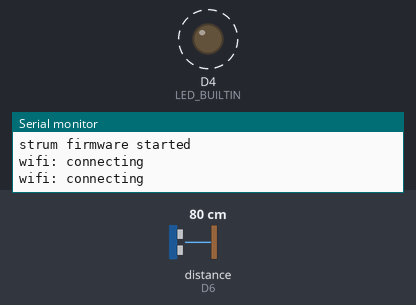
Bench run of a sketch on a simulated ESP8266 (NodeMCU). Shown: output pins drawn as LEDs (lit = HIGH, except the on-board LED, lit = LOW), the last lines printed to the serial monitor. Wiring (inferred from the names in the program): ultrasonic range finder: trigger D5; echo D6. Dashed ring = blinking. The test bench sets the inputs (shaded band); at power-on: distance to the obstacle (sensor on D6) 80 cm. The echo pulse lasts 58.3 µs per cm; WiFi joins after 1.5 s; servers stay silent unless stated; no MQTT or app messages arrive unless stated; pins used as bus, display or sensor lines are not drawn.

Above: at 1.27 s.
1.3 s: distance to the obstacle (sensor on D6) set to 64 cm
At 2.2 s:
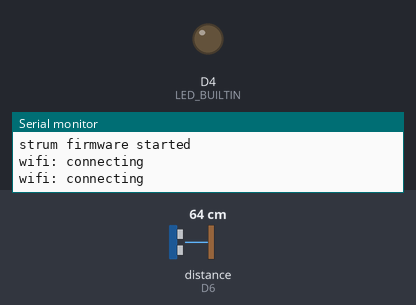
At 3.1 s:
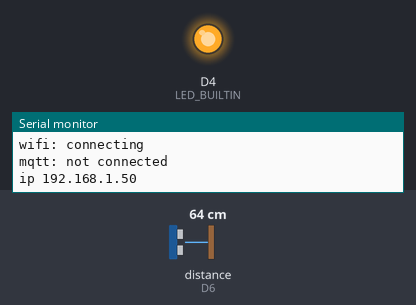
4.3 s: distance to the obstacle (sensor on D6) set to 56 cm
Timing chart, 0 to 7.3 s (numbered marks = the images above; inputs shaded):
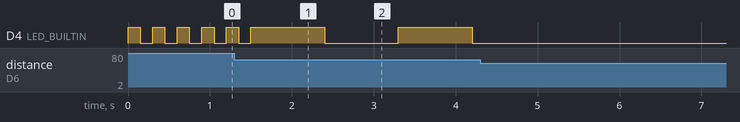

The sketch:

strum_firmware.ino
```cpp
#include <ESP8266WiFi.h>
#include <PubSubClient.h>
#include "secrets.h"

const unsigned long SAMPLE_MS   = 25;
const float STRUM_SPEED         = 60.0;
const unsigned long LOCKOUT_MS  = 150;
const float MIN_DIST_CM         = 3.0;
const float MAX_DIST_CM         = 60.0;
const float SMOOTH              = 0.5;
const int   VEL_WINDOW          = 3;
const bool  DEBUG_PRINT         = true;

const int TRIG_PIN = D5;
const int ECHO_PIN = D6;

WiFiClient wifi;
PubSubClient mqtt(wifi);

float dist = -1;
float rawHist[3];
int rawCount = 0;
float distHist[VEL_WINDOW + 1];
unsigned long timeHist[VEL_WINDOW + 1];
int histCount = 0;
unsigned long lastSample = 0;
unsigned long lastStrum = 0;
unsigned long lastMqttTry = 0;
unsigned long lastWifiTry = 0;
unsigned long lastStatus = 0;
unsigned long lastDebug = 0;
unsigned long lastDist = 0;
unsigned long ledBlink = 0;
unsigned long strumFlashUntil = 0;

String topicStrum, topicStatus, topicDist;

float readDistanceCm() {
  digitalWrite(TRIG_PIN, LOW);
  delayMicroseconds(2);
  digitalWrite(TRIG_PIN, HIGH);
  delayMicroseconds(10);
  digitalWrite(TRIG_PIN, LOW);
  unsigned long d = pulseIn(ECHO_PIN, HIGH, 15000);
  if (d == 0) return -1;
  return d * 0.0343 / 2.0;
}

void connectWifi() {
  if (WiFi.status() == WL_CONNECTED) {
    lastWifiTry = 0;
    return;
  }
  if (lastWifiTry != 0 && millis() - lastWifiTry < 30000) return;
  lastWifiTry = millis();
  Serial.println("wifi: connecting");
  WiFi.disconnect();
  WiFi.mode(WIFI_STA);
  WiFi.begin(WIFI_SSID, WIFI_PASS);
}

void connectMqtt() {
  if (WiFi.status() != WL_CONNECTED || mqtt.connected()) return;
  if (millis() - lastMqttTry < 5000) return;
  lastMqttTry = millis();
  String id = "airguitar-" + String(ESP.getChipId(), HEX);
  Serial.println("mqtt: connecting");

  if (mqtt.connect(id.c_str(), topicStatus.c_str(), 0, true, "offline")) {
    mqtt.publish(topicStatus.c_str(), "online", true);
    Serial.println("mqtt: connected");
  } else {
    Serial.print("mqtt: failed, rc=");
    Serial.println(mqtt.state());
  }
}

void publishStrum(const char* dir, float speed) {
  char msg[80];
  snprintf(msg, sizeof(msg), "{\"dir\":\"%s\",\"speed\":%.1f,\"t\":%lu}", dir, speed, millis());
  if (mqtt.connected()) mqtt.publish(topicStrum.c_str(), msg);
  Serial.print("STRUM ");
  Serial.println(msg);
}

void setup() {
  Serial.begin(115200);
  pinMode(TRIG_PIN, OUTPUT);
  pinMode(ECHO_PIN, INPUT);
  digitalWrite(TRIG_PIN, LOW);
  pinMode(LED_BUILTIN, OUTPUT);
  digitalWrite(LED_BUILTIN, HIGH);

  topicStrum = String(MQTT_PREFIX) + "/strum";
  topicStatus = String(MQTT_PREFIX) + "/status";
  topicDist = String(MQTT_PREFIX) + "/dist";
  mqtt.setServer(MQTT_HOST, MQTT_PORT);
  mqtt.setSocketTimeout(5);
  WiFi.persistent(false);
  WiFi.setAutoReconnect(true);
  WiFi.setSleepMode(WIFI_NONE_SLEEP);

  Serial.println("strum firmware started");
}

void loop() {
  connectWifi();
  connectMqtt();
  mqtt.loop();

  unsigned long t = millis();
  if (t < strumFlashUntil) {
    digitalWrite(LED_BUILTIN, HIGH);
  } else if (mqtt.connected()) {
    digitalWrite(LED_BUILTIN, LOW);
  } else if (t - ledBlink >= (WiFi.status() == WL_CONNECTED ? 900UL : 150UL)) {
    ledBlink = t;
    digitalWrite(LED_BUILTIN, !digitalRead(LED_BUILTIN));
  }

  if (millis() - lastStatus >= 3000) {
    lastStatus = millis();
    Serial.println(mqtt.connected() ? "mqtt: connected" : "mqtt: not connected");
    int ws = WiFi.status();
    if (ws == WL_CONNECTED) Serial.println("ip " + WiFi.localIP().toString());
    else if (ws == WL_NO_SSID_AVAIL) Serial.println("wifi: no network");
    else if (ws == WL_CONNECT_FAILED) Serial.println("wifi: bad pass");
    else Serial.println("wifi: wait " + String(ws));
  }

  unsigned long now = millis();
  if (now - lastSample < SAMPLE_MS) return;
  lastSample = now;

  float raw = readDistanceCm();
  if (now - lastDist >= 500 && mqtt.connected()) {
    lastDist = now;
    char dm[16];
    if (raw < 0) snprintf(dm, sizeof(dm), "none");
    else snprintf(dm, sizeof(dm), "%.1f", raw);
    mqtt.publish(topicDist.c_str(), dm);
  }
  if (raw < MIN_DIST_CM || raw > MAX_DIST_CM) {
    rawCount = 0;
    histCount = 0;
    return;
  }

  rawHist[rawCount % 3] = raw;
  rawCount++;
  if (rawCount < 3) return;
  float a = rawHist[0], b = rawHist[1], c = rawHist[2];
  float med = max(min(a, b), min(max(a, b), c));

  if (histCount == 0) dist = med;
  else dist = SMOOTH * med + (1 - SMOOTH) * dist;

  const int N = VEL_WINDOW + 1;
  distHist[histCount % N] = dist;
  timeHist[histCount % N] = now;
  histCount++;
  if (histCount < N) return;
  int oldest = histCount % N;
  float elapsed = (now - timeHist[oldest]) / 1000.0;
  float speed = (dist - distHist[oldest]) / elapsed;

  if (DEBUG_PRINT && now - lastDebug >= 250) {
    lastDebug = now;
    Serial.print("d=");
    Serial.print(dist, 1);
    Serial.print(" v=");
    Serial.println(speed, 0);
  }

  if (fabs(speed) >= STRUM_SPEED && now - lastStrum >= LOCKOUT_MS) {
    lastStrum = now;
    strumFlashUntil = now + 80;
    if (speed < 0) {
      publishStrum("down", fabs(speed));
    } else {
      publishStrum("up", fabs(speed));
    }
  }
}
```

secrets.example.h
```cpp
const char* WIFI_SSID = "your-hotspot-name";
const char* WIFI_PASS = "your-hotspot-password";

const char* MQTT_HOST = "broker.hivemq.com";
const int   MQTT_PORT = 1883;

const char* MQTT_PREFIX = "airguitar-gk";
```
